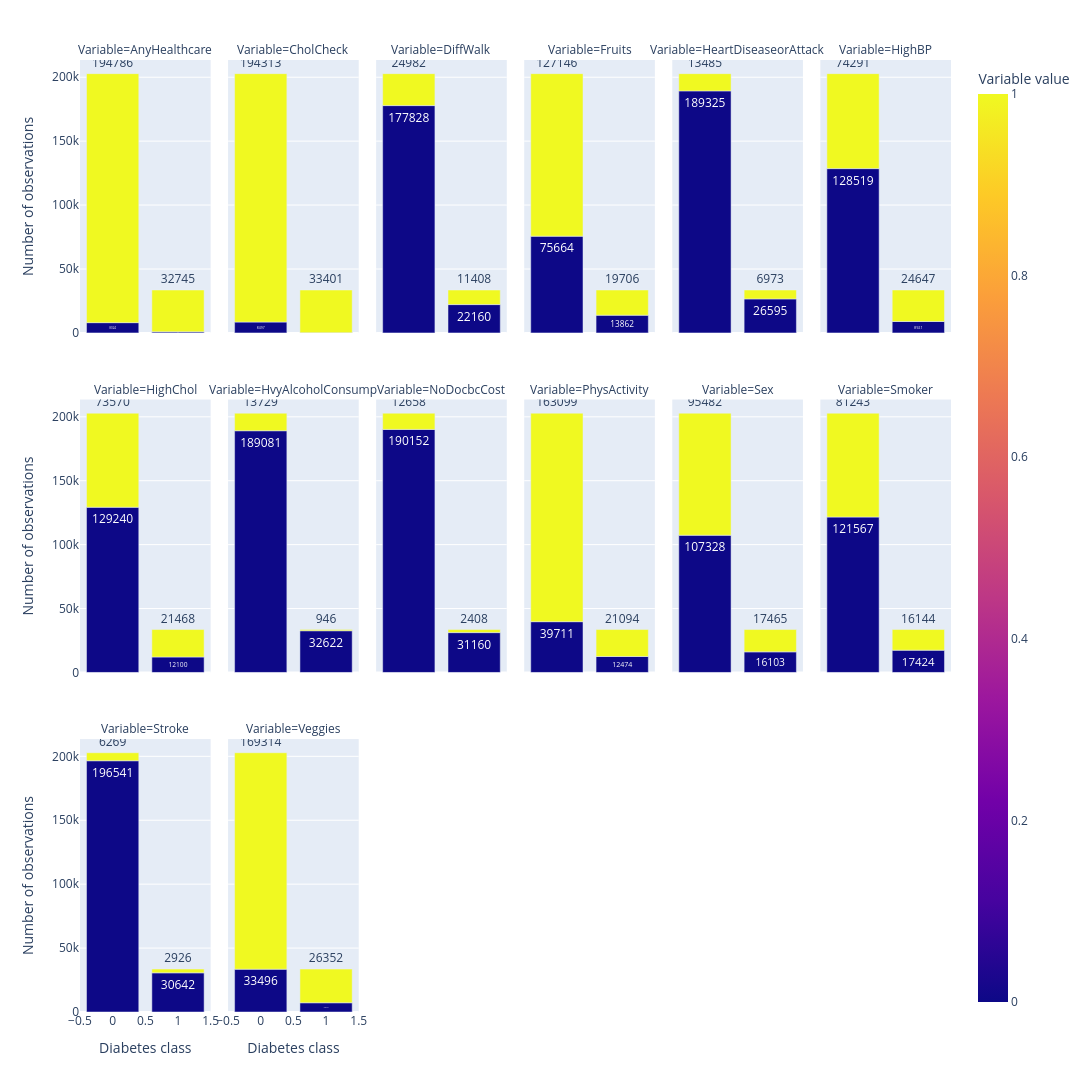

Here is the notebook cell this chart was saved with:
### Code cell
binary.append('Diabetes_binary')
df_3_mod = df_3.loc[:, [col for col in binary if col in df_3.columns]]

variables = [
    "HighBP",
    "HighChol",
    "CholCheck",
    "Smoker",
    "Stroke",
    "HeartDiseaseorAttack",
    "PhysActivity",
    "Fruits",
    "Veggies",
    "HvyAlcoholConsump",
    "AnyHealthcare",
    "NoDocbcCost",
    "DiffWalk",
    "Sex"
]

df_long = df_3_mod.melt(
    id_vars="Diabetes_binary",
    value_vars=variables,
    var_name="Variable",
    value_name="Value"
)

# Count observations
counts = (
    df_long
    .groupby(["Variable", "Diabetes_binary", "Value"])
    .size()
    .reset_index(name="Count")
)

fig = px.bar(
    counts,
    x="Diabetes_binary",
    y="Count",
    color="Value",
    facet_col="Variable",
    facet_col_wrap=6,
    #barmode="group",
    text="Count",
    category_orders={
        "Diabetes_binary": [0.0, 1.0],
        "Value": [0.0, 1.0]
    },
    labels={
        "Diabetes_binary": "Diabetes class",
        "Count": "Number of observations",
        "Value": "Variable value"
    }
)

fig.update_traces(textposition="outside")

fig.update_layout(
    height=1200,
    width=1200)

fig.show()

### Figure 1 — Plotly figure (JSON) as saved in the notebook; plotly's stock layout.template omitted (floating-point values rounded to 4 significant figures)
{"data": [{"hovertemplate": "Variable=AnyHealthcare<br>Diabetes class=%{x}<br>Number of observations=%{text}<br>Variable value=%{marker.color}<extra></extra>", "legendgroup": "", "marker": {"color": [0.0, 1.0, 0.0, 1.0], "coloraxis": "coloraxis", "pattern": {"shape": ""}}, "name": "", "orientation": "v", "showlegend": false, "text": [8024.0, 194800.0, 823.0, 32740.0], "textposition": "outside", "type": "bar", "x": [0.0, 0.0, 1.0, 1.0], "xaxis": "x13", "y": [8024, 194786, 823, 32745], "yaxis": "y13"}, {"hovertemplate": "Variable=CholCheck<br>Diabetes class=%{x}<br>Number of observations=%{text}<br>Variable value=%{marker.color}<extra></extra>", "legendgroup": "", "marker": {"color": [0.0, 1.0, 0.0, 1.0], "coloraxis": "coloraxis", "pattern": {"shape": ""}}, "name": "", "orientation": "v", "showlegend": false, "text": [8497.0, 194300.0, 167.0, 33400.0], "textposition": "outside", "type": "bar", "x": [0.0, 0.0, 1.0, 1.0], "xaxis": "x14", "y": [8497, 194313, 167, 33401], "yaxis": "y14"}, {"hovertemplate": "Variable=DiffWalk<br>Diabetes class=%{x}<br>Number of observations=%{text}<br>Variable value=%{marker.color}<extra></extra>", "legendgroup": "", "marker": {"color": [0.0, 1.0, 0.0, 1.0], "coloraxis": "coloraxis", "pattern": {"shape": ""}}, "name": "", "orientation": "v", "showlegend": false, "text": [177800.0, 24980.0, 22160.0, 11410.0], "textposition": "outside", "type": "bar", "x": [0.0, 0.0, 1.0, 1.0], "xaxis": "x15", "y": [177828, 24982, 22160, 11408], "yaxis": "y15"}, {"hovertemplate": "Variable=Fruits<br>Diabetes class=%{x}<br>Number of observations=%{text}<br>Variable value=%{marker.color}<extra></extra>", "legendgroup": "", "marker": {"color": [0.0, 1.0, 0.0, 1.0], "coloraxis": "coloraxis", "pattern": {"shape": ""}}, "name": "", "orientation": "v", "showlegend": false, "text": [75660.0, 127100.0, 13860.0, 19710.0], "textposition": "outside", "type": "bar", "x": [0.0, 0.0, 1.0, 1.0], "xaxis": "x16", "y": [75664, 127146, 13862, 19706], "yaxis": "y16"}, {"hovertemplate": "Variable=HeartDiseaseorAttack<br>Diabetes class=%{x}<br>Number of observations=%{text}<br>Variable value=%{marker.color}<extra></extra>", "legendgroup": "", "marker": {"color": [0.0, 1.0, 0.0, 1.0], "coloraxis": "coloraxis", "pattern": {"shape": ""}}, "name": "", "orientation": "v", "showlegend": false, "text": [189300.0, 13480.0, 26600.0, 6973.0], "textposition": "outside", "type": "bar", "x": [0.0, 0.0, 1.0, 1.0], "xaxis": "x17", "y": [189325, 13485, 26595, 6973], "yaxis": "y17"}, {"hovertemplate": "Variable=HighBP<br>Diabetes class=%{x}<br>Number of observations=%{text}<br>Variable value=%{marker.color}<extra></extra>", "legendgroup": "", "marker": {"color": [0.0, 1.0, 0.0, 1.0], "coloraxis": "coloraxis", "pattern": {"shape": ""}}, "name": "", "orientation": "v", "showlegend": false, "text": [128500.0, 74290.0, 8921.0, 24650.0], "textposition": "outside", "type": "bar", "x": [0.0, 0.0, 1.0, 1.0], "xaxis": "x18", "y": [128519, 74291, 8921, 24647], "yaxis": "y18"}, {"hovertemplate": "Variable=HighChol<br>Diabetes class=%{x}<br>Number of observations=%{text}<br>Variable value=%{marker.color}<extra></extra>", "legendgroup": "", "marker": {"color": [0.0, 1.0, 0.0, 1.0], "coloraxis": "coloraxis", "pattern": {"shape": ""}}, "name": "", "orientation": "v", "showlegend": false, "text": [129200.0, 73570.0, 12100.0, 21470.0], "textposition": "outside", "type": "bar", "x": [0.0, 0.0, 1.0, 1.0], "xaxis": "x7", "y": [129240, 73570, 12100, 21468], "yaxis": "y7"}, {"hovertemplate": "Variable=HvyAlcoholConsump<br>Diabetes class=%{x}<br>Number of observations=%{text}<br>Variable value=%{marker.color}<extra></extra>", "legendgroup": "", "marker": {"color": [0.0, 1.0, 0.0, 1.0], "coloraxis": "coloraxis", "pattern": {"shape": ""}}, "name": "", "orientation": "v", "showlegend": false, "text": [189100.0, 13730.0, 32620.0, 946.0], "textposition": "outside", "type": "bar", "x": [0.0, 0.0, 1.0, 1.0], "xaxis": "x8", "y": [189081, 13729, 32622, 946], "yaxis": "y8"}, {"hovertemplate": "Variable=NoDocbcCost<br>Diabetes class=%{x}<br>Number of observations=%{text}<br>Variable value=%{marker.color}<extra></extra>", "legendgroup": "", "marker": {"color": [0.0, 1.0, 0.0, 1.0], "coloraxis": "coloraxis", "pattern": {"shape": ""}}, "name": "", "orientation": "v", "showlegend": false, "text": [190200.0, 12660.0, 31160.0, 2408.0], "textposition": "outside", "type": "bar", "x": [0.0, 0.0, 1.0, 1.0], "xaxis": "x9", "y": [190152, 12658, 31160, 2408], "yaxis": "y9"}, {"hovertemplate": "Variable=PhysActivity<br>Diabetes class=%{x}<br>Number of observations=%{text}<br>Variable value=%{marker.color}<extra></extra>", "legendgroup": "", "marker": {"color": [0.0, 1.0, 0.0, 1.0], "coloraxis": "coloraxis", "pattern": {"shape": ""}}, "name": "", "orientation": "v", "showlegend": false, "text": [39710.0, 163100.0, 12470.0, 21090.0], "textposition": "outside", "type": "bar", "x": [0.0, 0.0, 1.0, 1.0], "xaxis": "x10", "y": [39711, 163099, 12474, 21094], "yaxis": "y10"}, {"hovertemplate": "Variable=Sex<br>Diabetes class=%{x}<br>Number of observations=%{text}<br>Variable value=%{marker.color}<extra></extra>", "legendgroup": "", "marker": {"color": [0.0, 1.0, 0.0, 1.0], "coloraxis": "coloraxis", "pattern": {"shape": ""}}, "name": "", "orientation": "v", "showlegend": false, "text": [107300.0, 95480.0, 16100.0, 17460.0], "textposition": "outside", "type": "bar", "x": [0.0, 0.0, 1.0, 1.0], "xaxis": "x11", "y": [107328, 95482, 16103, 17465], "yaxis": "y11"}, {"hovertemplate": "Variable=Smoker<br>Diabetes class=%{x}<br>Number of observations=%{text}<br>Variable value=%{marker.color}<extra></extra>", "legendgroup": "", "marker": {"color": [0.0, 1.0, 0.0, 1.0], "coloraxis": "coloraxis", "pattern": {"shape": ""}}, "name": "", "orientation": "v", "showlegend": false, "text": [121600.0, 81240.0, 17420.0, 16140.0], "textposition": "outside", "type": "bar", "x": [0.0, 0.0, 1.0, 1.0], "xaxis": "x12", "y": [121567, 81243, 17424, 16144], "yaxis": "y12"}, {"hovertemplate": "Variable=Stroke<br>Diabetes class=%{x}<br>Number of observations=%{text}<br>Variable value=%{marker.color}<extra></extra>", "legendgroup": "", "marker": {"color": [0.0, 1.0, 0.0, 1.0], "coloraxis": "coloraxis", "pattern": {"shape": ""}}, "name": "", "orientation": "v", "showlegend": false, "text": [196500.0, 6269.0, 30640.0, 2926.0], "textposition": "outside", "type": "bar", "x": [0.0, 0.0, 1.0, 1.0], "xaxis": "x", "y": [196541, 6269, 30642, 2926], "yaxis": "y"}, {"hovertemplate": "Variable=Veggies<br>Diabetes class=%{x}<br>Number of observations=%{text}<br>Variable value=%{marker.color}<extra></extra>", "legendgroup": "", "marker": {"color": [0.0, 1.0, 0.0, 1.0], "coloraxis": "coloraxis", "pattern": {"shape": ""}}, "name": "", "orientation": "v", "showlegend": false, "text": [33500.0, 169300.0, 7216.0, 26350.0], "textposition": "outside", "type": "bar", "x": [0.0, 0.0, 1.0, 1.0], "xaxis": "x2", "y": [33496, 169314, 7216, 26352], "yaxis": "y2"}], "layout": {"annotations": [{"font": {}, "showarrow": false, "text": "Variable=Stroke", "x": 0.075, "xanchor": "center", "xref": "paper", "y": 0.2867, "yanchor": "bottom", "yref": "paper"}, {"font": {}, "showarrow": false, "text": "Variable=Veggies", "x": 0.245, "xanchor": "center", "xref": "paper", "y": 0.2867, "yanchor": "bottom", "yref": "paper"}, {"font": {}, "showarrow": false, "text": "Variable=HighChol", "x": 0.075, "xanchor": "center", "xref": "paper", "y": 0.6433, "yanchor": "bottom", "yref": "paper"}, {"font": {}, "showarrow": false, "text": "Variable=HvyAlcoholConsump", "x": 0.245, "xanchor": "center", "xref": "paper", "y": 0.6433, "yanchor": "bottom", "yref": "paper"}, {"font": {}, "showarrow": false, "text": "Variable=NoDocbcCost", "x": 0.415, "xanchor": "center", "xref": "paper", "y": 0.6433, "yanchor": "bottom", "yref": "paper"}, {"font": {}, "showarrow": false, "text": "Variable=PhysActivity", "x": 0.585, "xanchor": "center", "xref": "paper", "y": 0.6433, "yanchor": "bottom", "yref": "paper"}, {"font": {}, "showarrow": false, "text": "Variable=Sex", "x": 0.755, "xanchor": "center", "xref": "paper", "y": 0.6433, "yanchor": "bottom", "yref": "paper"}, {"font": {}, "showarrow": false, "text": "Variable=Smoker", "x": 0.925, "xanchor": "center", "xref": "paper", "y": 0.6433, "yanchor": "bottom", "yref": "paper"}, {"font": {}, "showarrow": false, "text": "Variable=AnyHealthcare", "x": 0.075, "xanchor": "center", "xref": "paper", "y": 1.0, "yanchor": "bottom", "yref": "paper"}, {"font": {}, "showarrow": false, "text": "Variable=CholCheck", "x": 0.245, "xanchor": "center", "xref": "paper", "y": 1.0, "yanchor": "bottom", "yref": "paper"}, {"font": {}, "showarrow": false, "text": "Variable=DiffWalk", "x": 0.415, "xanchor": "center", "xref": "paper", "y": 1.0, "yanchor": "bottom", "yref": "paper"}, {"font": {}, "showarrow": false, "text": "Variable=Fruits", "x": 0.585, "xanchor": "center", "xref": "paper", "y": 1.0, "yanchor": "bottom", "yref": "paper"}, {"font": {}, "showarrow": false, "text": "Variable=HeartDiseaseorAttack", "x": 0.755, "xanchor": "center", "xref": "paper", "y": 1.0, "yanchor": "bottom", "yref": "paper"}, {"font": {}, "showarrow": false, "text": "Variable=HighBP", "x": 0.925, "xanchor": "center", "xref": "paper", "y": 1.0, "yanchor": "bottom", "yref": "paper"}], "barmode": "relative", "coloraxis": {"colorbar": {"title": {"text": "Variable value"}}, "colorscale": [[0, "#0d0887"], [0.1111, "#46039f"], [0.2222, "#7201a8"], [0.3333, "#9c179e"], [0.4444, "#bd3786"], [0.5556, "#d8576b"], [0.6667, "#ed7953"], [0.7778, "#fb9f3a"], [0.8889, "#fdca26"], [1, "#f0f921"]]}, "height": 1200, "legend": {"tracegroupgap": 0}, "margin": {"t": 60}, "width": 1200, "xaxis": {"anchor": "y", "categoryarray": [0, 1], "categoryorder": "array", "domain": [0, 0.15], "title": {"text": "Diabetes class"}}, "xaxis10": {"anchor": "y10", "domain": [0.51, 0.66], "matches": "x", "showticklabels": false}, "xaxis11": {"anchor": "y11", "domain": [0.68, 0.83], "matches": "x", "showticklabels": false}, "xaxis12": {"anchor": "y12", "domain": [0.85, 1], "matches": "x", "showticklabels": false}, "xaxis13": {"anchor": "y13", "domain": [0, 0.15], "matches": "x", "showticklabels": false}, "xaxis14": {"anchor": "y14", "domain": [0.17, 0.32], "matches": "x", "showticklabels": false}, "xaxis15": {"anchor": "y15", "domain": [0.34, 0.49], "matches": "x", "showticklabels": false}, "xaxis16": {"anchor": "y16", "domain": [0.51, 0.66], "matches": "x", "showticklabels": false}, "xaxis17": {"anchor": "y17", "domain": [0.68, 0.83], "matches": "x", "showticklabels": false}, "xaxis18": {"anchor": "y18", "domain": [0.85, 1], "matches": "x", "showticklabels": false}, "xaxis2": {"anchor": "y2", "categoryarray": [0, 1], "categoryorder": "array", "domain": [0.17, 0.32], "matches": "x", "title": {"text": "Diabetes class"}}, "xaxis3": {"anchor": "y3", "categoryarray": [0, 1], "categoryorder": "array", "domain": [0.34, 0.49], "matches": "x", "title": {"text": "Diabetes class"}}, "xaxis4": {"anchor": "y4", "categoryarray": [0, 1], "categoryorder": "array", "domain": [0.51, 0.66], "matches": "x", "title": {"text": "Diabetes class"}}, "xaxis5": {"anchor": "y5", "categoryarray": [0, 1], "categoryorder": "array", "domain": [0.68, 0.83], "matches": "x", "title": {"text": "Diabetes class"}}, "xaxis6": {"anchor": "y6", "categoryarray": [0, 1], "categoryorder": "array", "domain": [0.85, 1], "matches": "x", "title": {"text": "Diabetes class"}}, "xaxis7": {"anchor": "y7", "domain": [0, 0.15], "matches": "x", "showticklabels": false}, "xaxis8": {"anchor": "y8", "domain": [0.17, 0.32], "matches": "x", "showticklabels": false}, "xaxis9": {"anchor": "y9", "domain": [0.34, 0.49], "matches": "x", "showticklabels": false}, "yaxis": {"anchor": "x", "domain": [0, 0.2867], "title": {"text": "Number of observations"}}, "yaxis10": {"anchor": "x10", "domain": [0.3567, 0.6433], "matches": "y", "showticklabels": false}, "yaxis11": {"anchor": "x11", "domain": [0.3567, 0.6433], "matches": "y", "showticklabels": false}, "yaxis12": {"anchor": "x12", "domain": [0.3567, 0.6433], "matches": "y", "showticklabels": false}, "yaxis13": {"anchor": "x13", "domain": [0.7133, 1.0], "matches": "y", "title": {"text": "Number of observations"}}, "yaxis14": {"anchor": "x14", "domain": [0.7133, 1.0], "matches": "y", "showticklabels": false}, "yaxis15": {"anchor": "x15", "domain": [0.7133, 1.0], "matches": "y", "showticklabels": false}, "yaxis16": {"anchor": "x16", "domain": [0.7133, 1.0], "matches": "y", "showticklabels": false}, "yaxis17": {"anchor": "x17", "domain": [0.7133, 1.0], "matches": "y", "showticklabels": false}, "yaxis18": {"anchor": "x18", "domain": [0.7133, 1.0], "matches": "y", "showticklabels": false}, "yaxis2": {"anchor": "x2", "domain": [0, 0.2867], "matches": "y", "showticklabels": false}, "yaxis3": {"anchor": "x3", "domain": [0, 0.2867], "matches": "y", "showticklabels": false}, "yaxis4": {"anchor": "x4", "domain": [0, 0.2867], "matches": "y", "showticklabels": false}, "yaxis5": {"anchor": "x5", "domain": [0, 0.2867], "matches": "y", "showticklabels": false}, "yaxis6": {"anchor": "x6", "domain": [0, 0.2867], "matches": "y", "showticklabels": false}, "yaxis7": {"anchor": "x7", "domain": [0.3567, 0.6433], "matches": "y", "title": {"text": "Number of observations"}}, "yaxis8": {"anchor": "x8", "domain": [0.3567, 0.6433], "matches": "y", "showticklabels": false}, "yaxis9": {"anchor": "x9", "domain": [0.3567, 0.6433], "matches": "y", "showticklabels": false}}}
